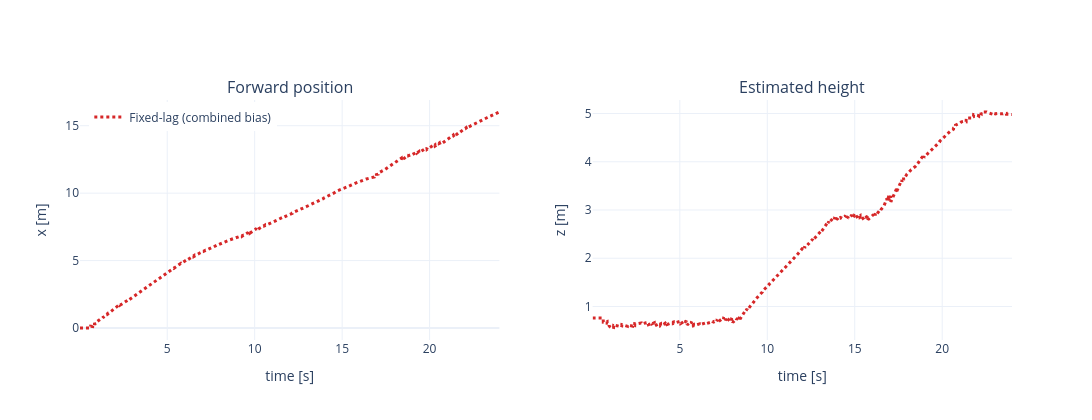

The cell this chart's notebook holds for it:
### Code cell
fig = make_subplots(rows=1, cols=2, subplot_titles=("Forward position", "Estimated height"))
for variant, result in DISPLAY_RESULTS.items():
    trajectory = result["trajectory"]
    times = np.array([row["timestamp_s"] for row in trajectory])
    xs = np.array([row["x"] for row in trajectory])
    zs = np.array([row["z"] for row in trajectory])
    line = dict(color=COLORS[variant], width=3, dash=LINE_STYLES[variant])
    fig.add_trace(go.Scatter(x=times, y=xs, mode="lines", name=LABELS[variant], line=line, legendgroup=variant), row=1, col=1)
    fig.add_trace(go.Scatter(x=times, y=zs, mode="lines", name=LABELS[variant], line=line, legendgroup=variant, showlegend=False), row=1, col=2)
fig.update_xaxes(title_text="time [s]", row=1, col=1)
fig.update_xaxes(title_text="time [s]", row=1, col=2)
fig.update_yaxes(title_text="x [m]", row=1, col=1)
fig.update_yaxes(title_text="z [m]", row=1, col=2)
fig.update_layout(height=420, width=1100, template="plotly_white", legend=dict(x=0.01, y=0.99))
fig.show()

### Figure 1 — Plotly figure (JSON) as saved in the notebook; plotly's stock layout.template omitted (floating-point values rounded to 4 significant figures; data arrays with more than 128 entries replaced by an {"elided": "..."} marker saying what was removed)
{"data": [{"legendgroup": "fixed_lag_combined_bias", "line": {"color": "#d62728", "dash": "dot", "width": 3}, "mode": "lines", "name": "Fixed-lag (combined bias)", "type": "scatter", "x": {"elided": "2665 float values"}, "xaxis": "x", "y": {"elided": "2665 float values"}, "yaxis": "y"}, {"legendgroup": "fixed_lag_combined_bias", "line": {"color": "#d62728", "dash": "dot", "width": 3}, "mode": "lines", "name": "Fixed-lag (combined bias)", "showlegend": false, "type": "scatter", "x": {"elided": "2665 float values"}, "xaxis": "x2", "y": {"elided": "2665 float values"}, "yaxis": "y2"}], "layout": {"annotations": [{"font": {"size": 16}, "showarrow": false, "text": "Forward position", "x": 0.225, "xanchor": "center", "xref": "paper", "y": 1, "yanchor": "bottom", "yref": "paper"}, {"font": {"size": 16}, "showarrow": false, "text": "Estimated height", "x": 0.775, "xanchor": "center", "xref": "paper", "y": 1, "yanchor": "bottom", "yref": "paper"}], "height": 420, "legend": {"x": 0.01, "y": 0.99}, "width": 1100, "xaxis": {"anchor": "y", "domain": [0, 0.45], "title": {"text": "time [s]"}}, "xaxis2": {"anchor": "y2", "domain": [0.55, 1], "title": {"text": "time [s]"}}, "yaxis": {"anchor": "x", "domain": [0, 1], "title": {"text": "x [m]"}}, "yaxis2": {"anchor": "x2", "domain": [0, 1], "title": {"text": "z [m]"}}}}
